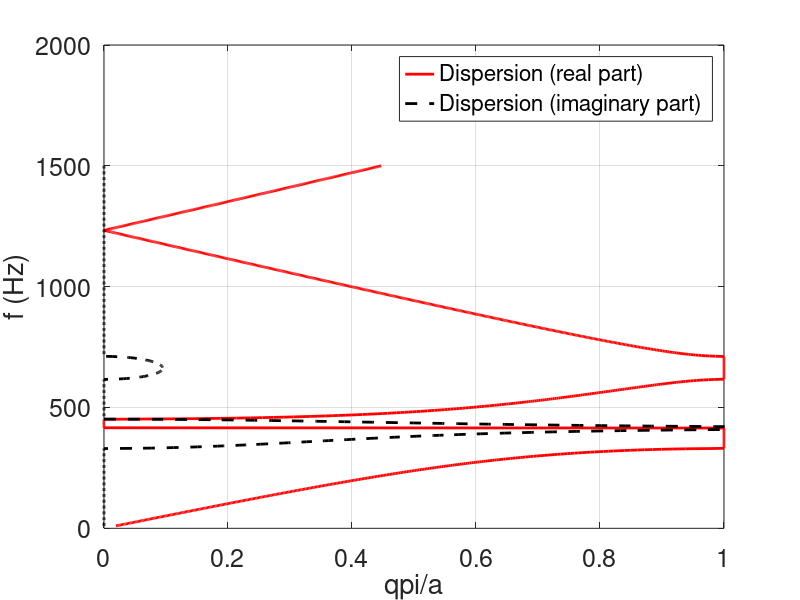

This figure's MATLAB source:
clear all
close all



%{
Mms =  4.3512E-5*5; %kg
Cms =  9.4027E-4*5; %s^2/kg

cte = Mms*Cms;

Cms = cte/(Mms+0.1E-3);
Mms = Mms + 0.1E-3;
%}


%VISATON  FRSW 5
Cms = 490E-6*1.5;
Mms = 0.5E-3*0.4;
Rms = 0.2*0.05;
Sd = 12E-4; %m^2 diaphragm surface

%{
%VISATON  FRS5X
Cms = 1038E-6;
Mms = 0.7E-3;
Rms = 0.2;
Sd = 13E-4; %m^2 diaphragm surface

%MONACOR  SPX-21M
Cms = 600E-6;
Mms = 1.45E-3;
Rms = 0.3;
Sd = 13E-4; %m^2 diaphragm surface
%}




a = 0.2806; % m cell size
S = 0.05*0.05; % m^2 duct cross section

delta = a/2;   % physical spacing between the EDS
delta_tilde = a/4; % Virtual spacing between the EDS

t = 1; % controls distance between resonant cells

omega0 = 1/sqrt(Mms*Cms);


rho0 = 1.184 ; %[kg/m^3]
c0	= 346;%  [m/s]


freq = 10:1:1500;
k = 2*pi*freq/c0;

w =(c0*rho0/(2*(Mms/Sd^2)*S))*1i*2*pi*freq./(1/(Mms*Cms)-(2*pi*freq).^2);


trace_M_1 = 2*((1+w.^2).*cos(k*a) + 2*1i*w.*sin(k*a) - w.^2.*cos(delta));
%trace_M_2 = (1-w.*exp(-1i*k*delta_tilde)).*(1-w.*exp(+1i*k*delta_tilde)).*exp(-1i*k*a)+ (1+w.*exp(-1i*k*delta_tilde)).*(1+w.*exp(+1i*k*delta_tilde)).*exp(+1i*k*a) - w.^2*2.*cos(2*k*delta);

trace_M_2 = 2*((1+w.^2).*cos(k*a) + 2*1i*w.*sin(k*a).*cos(k*delta_tilde) - cos(2*k*delta).*w.^2);


q = acos(trace_M_2/2)/a;


%%
clf
figure(1)
set(gca,'FontSize',18)
set(gcf, 'Position',  [1000, 500, 1000, 800])
hold on
plot(abs(real(q*a/pi)),freq,'-r','linewidth',2)
plot(abs(imag(q*a/pi)),freq,'--k','linewidth',2)
hold off
xlim([0 1])
xlabel("q\pi/a")
ylabel("f (Hz)")

legend("Dispersion (real part)", "Dispersion (imaginary part)")

box on
grid on


%{
L0 = 0.03;
S0 = (100*pi)*10^(-6);
S = (225*pi)*10^(-6);
V0 = 8E-5;

Mms = rho0*L0/S0*Sd^2;
Cms = V0/(rho0*c0^2)/Sd^2;



omega0 = c0*sqrt(S0/(V0*L0))

w = c0*S0/(2*L0*S)*i*2*pi*freq./(omega0^2-(2*pi*freq).^2);

q = acos((1+w.^2).*cos(k*a) + 2*i*w.*sin(k*a) - w.^2.*cos(2*k*delta))/a;

figure(1)
hold on
plot(real(q*a/pi),freq)
plot(imag(q*a/pi),freq)
legend
hold off
%}
%%




